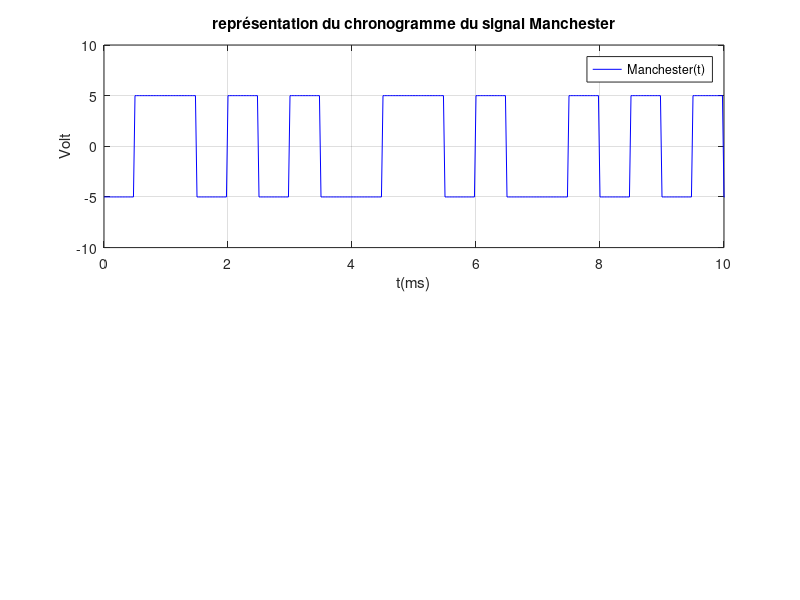

Here is the MATLAB script that generated this plot: (Note: this script raises an error after producing the figure.)
%% Programme du codage BdB Manchester

%% Remise à zéro du contexte
clear;
clc;
close all;

%% Définition des variables
D=1000;                 % Débit en bits/s
Nech_bit=40;            % Nombre d'échantillons par symbole; doit être pair.
fe=D*Nech_bit;          % Fréquence d'échantillonnage.

Te=1/fe;                % Période d'échantillonnage
Tb=1/D;                 % Durée d'un bit

data=[0 1 1 1 0 1 1 0 0 0 0 0 0 0  1 0 ];  % Séquence utilisateur de 10 bits
data=[data randi([0 1],1,10000)];   % Ajoute 10000 bits aléatoires après la séquence utilisateur

Nb=size(data,2);        % Nombre de bits à transmettre
Nech=Nech_bit*Nb;       % Nombre total d'échantillons
Nech_half=Nech_bit/2;   % Moitier du nombre d'échantillons
Tmax=Nb*Tb;             % Durée de la trame
t=0:Te:Tmax-Te;         % Vecteur temps constitué de Ns*Nb échantilllons   


%% Création du signal Manchester
signal_Manchester=[];             %initialisation du signal codé en Manchester
symbole_1=5*ones(1,Nech_half); % Dans le cas ou on a un bit de '1' on a une amplitude de 5V, on envoit donc une suite de 1 (ones)
symbole_0=-5*ones(1,Nech_half); % Dans le cas ou on a un bit de '0' on a une amplitude de -5V, on envoit donc une suite de 1 (ones)

for n=1:Nb      %codage des différents bits
     if (data(n)==1)
        signal_Manchester=[signal_Manchester symbole_1 symbole_0];
     else
        signal_Manchester=[signal_Manchester symbole_0 symbole_1];
     end
    
end   


%% Affichage du chronogramme du signal Manchester
subplot(2,1,1)
plot(t*1000,signal_Manchester,"b"); %t en ms
title('représentation du chronogramme du signal Manchester')
xlabel('t(ms)')
ylabel('Volt')
legend('Manchester(t)')
axis([0 1000*10/D -10 10])  %affichage de 10 symboles
grid on

%% Calcul puis affichage du spectre su signal Manchester 
[X f]=spectre(signal_Manchester,fe,Nech);
subplot(2,1,2);
plot(f,X,"b");
title('Spectre en amplitude du signal codé en Manchester')
xlabel('f(Hz)')
ylabel('dBV')
legend('|Manchester(f)|')
axis([0 4*D -60 0])  %affichage entre 0 et 2*D (Hz)
grid on

